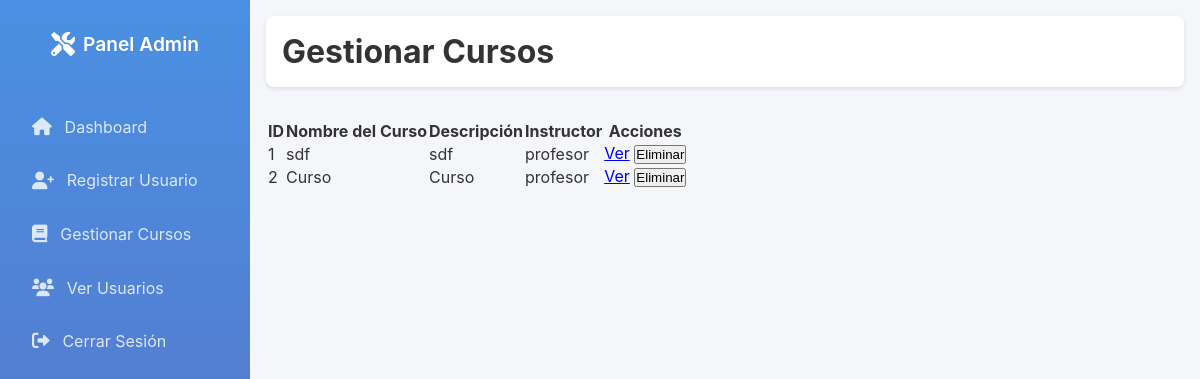
The app's page /admin/manage_courses (signed in), older data.
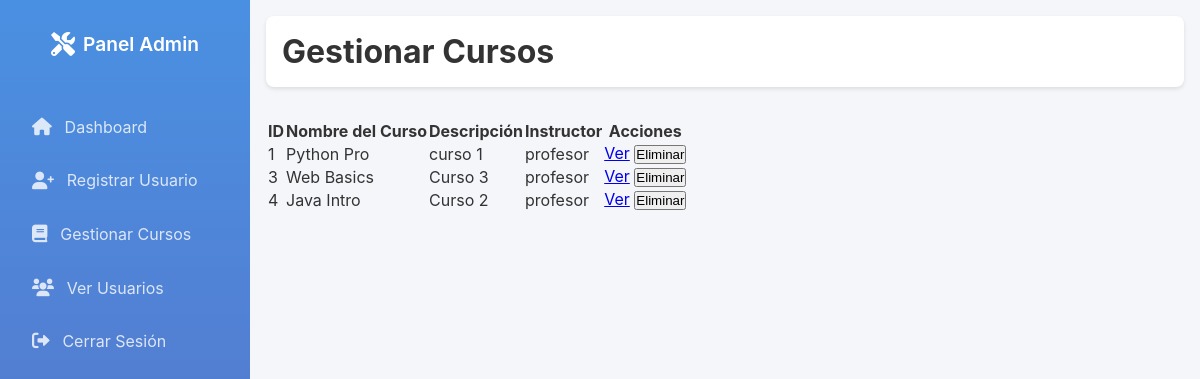
The same page, newer data.
### models.py (models this page shows, shortened)
class Course(db.Model):
    __tablename__ = 'courses'
    id = db.Column(db.Integer, primary_key=True)
    name = db.Column(db.String(200), nullable=False)
    description = db.Column(db.String(500), nullable=False)
    instructor_id = db.Column(db.Integer, db.ForeignKey('users.id'), nullable=False)
    modules = db.relationship('Module', back_populates='course', lazy=True, cascade='all, delete-orphan')
    enrollments = db.relationship(
        'CourseEnrollment', back_populates='course', lazy=True, cascade='all, delete-orphan'
    )

class User(UserMixin, db.Model):
    __tablename__ = 'users'
    id = db.Column(db.Integer, primary_key=True)
    username = db.Column(db.String(150), unique=True, nullable=False)
    email = db.Column(db.String(150), unique=True, nullable=False)
    password = db.Column(db.String(150), nullable=False)
    role_id = db.Column(db.Integer, db.ForeignKey('roles.id'), nullable=False)
    role = db.relationship('Role')
    courses = db.relationship('Course', backref='instructor', cascade='all, delete-orphan')  # Cursos que enseña
    enrollments = db.relationship('CourseEnrollment', backref='student', cascade='all, delete-orphan')  # Inscripciones
    responses = db.relationship('StudentResponse', backref='student', cascade='all, delete-orphan')  # Respuestas

### app.py (the view)
@app.route('/admin/manage_courses', methods=['GET', 'POST'])
@login_required
@role_required('admin')
def manage_courses():
    courses = Course.query.all()  # Obtén todos los cursos
    return render_template('admin/manage_courses.html', courses=courses)

### app.py (called while the page is built)
@login_manager.user_loader
def load_user(user_id):
    return User.query.get(int(user_id))

def role_required(role):
    def decorator(f):
        @wraps(f)
        def decorated_function(*args, **kwargs):
            if not current_user.is_authenticated or current_user.role.name != role:
                abort(403)
            return f(*args, **kwargs)
        return decorated_function
    return decorator

### app/templates/admin/manage_courses.html (shortened to what this page needs)
<!DOCTYPE html>
<html lang="es">
<head>
    <link rel="stylesheet" href="https://cdnjs.cloudflare.com/ajax/libs/font-awesome/6.0.0/css/all.min.css">
    <link rel="stylesheet" href="{{ url_for('static', filename='css/admin_dashboard.css') }}">
</head>
<body>
    <div class="admin-container">
        {% include 'admin/sidebar.html' %}
        <main class="main-content">
            <header class="top-bar">
                <h1>Gestionar Cursos</h1>
            </header>
            <table class="courses-table">
                <thead>
                    <tr>
                        <th>ID</th>
                        <th>Nombre del Curso</th>
                        <th>Descripción</th>
                        <th>Instructor</th>
                        <th>Acciones</th>
                    </tr>
                </thead>
                <tbody>
                    {% for course in courses %}
                    <tr>
                        <td>{{ course.id }}</td>
                        <td>{{ course.name }}</td>
                        <td>{{ course.description }}</td>
                        <td>{{ course.instructor.username }}</td>
                        <td>
                            <a href="{{ url_for('view_course', course_id=course.id) }}" class="btn btn-info">Ver</a>
                            <form method="POST" action="{{ url_for('delete_course', course_id=course.id) }}" style="display:inline;">
                                <button type="submit" class="btn btn-danger">Eliminar</button>
                            </form>
                        </td>
                    </tr>
                    {% endfor %}
                </tbody>
            </table>
        </main>
    </div>
</body>
</html>

### app/templates/admin/sidebar.html
<div class="sidebar">
    <div class="sidebar-header">
        <i class="fas fa-tools"></i>
        <h2>Panel Admin</h2>
    </div>
    <ul class="sidebar-menu">
        <li>
            <a href="{{ url_for('admin_dashboard') }}">
                <i class="fas fa-home"></i>
                <span>Dashboard</span>
            </a>
        </li>
        <li>
            <a href="{{ url_for('register_user') }}">
                <i class="fas fa-user-plus"></i>
                <span>Registrar Usuario</span>
            </a>
        </li>
        <li>
            <a href="{{ url_for('manage_courses') }}">
                <i class="fas fa-book"></i>
                <span>Gestionar Cursos</span>
            </a>
        </li>
        <li>
            <a href="{{ url_for('view_users') }}">
                <i class="fas fa-users"></i>
                <span>Ver Usuarios</span>
            </a>
        </li>
        <li>
            <a href="{{ url_for('logout') }}">
                <i class="fas fa-sign-out-alt"></i>
                <span>Cerrar Sesión</span>
            </a>
        </li>
    </ul>
</div>

### app/static/css/admin_dashboard.css (style rules this page uses)
* { margin: 0; padding: 0; box-sizing: border-box; }
body { font-family: "Inter", sans-serif; background-color: #f5f6fa; color: #333333; }
.admin-container { display: flex; min-height: 100vh; }
.sidebar { width: 250px; background: linear-gradient(to bottom, #4a90e2, #5c6bc0); color: #ffffff; padding: 1rem; display: flex; flex-direction: column; }
.sidebar-header { display: flex; align-items: center; justify-content: center; padding: 1rem 0; margin-bottom: 2rem; }
.sidebar-header i { font-size: 1.5rem; margin-right: 0.5rem; }
.sidebar-header h2 { font-size: 1.2rem; font-weight: 600; }
.sidebar-menu { list-style: none; flex: 1; }
.sidebar-menu li { margin-bottom: 0.5rem; }
.sidebar-menu li a { display: flex; align-items: center; padding: 0.8rem 1rem; color: rgba(255, 255, 255, 0.8); text-decoration: none; border-radius: 8px; transition: all 0.3s ease; }
.sidebar-menu li a i { margin-right: 0.8rem; font-size: 1.1rem; }
.main-content { flex: 1; padding: 1rem; }
.top-bar { display: flex; align-items: center; justify-content: space-between; background-color: #ffffff; padding: 1rem; border-radius: 8px; box-shadow: 0 2px 4px rgba(0, 0, 0, 0.1); margin-bottom: 2rem; }

Row changes from the older to the newer data that the page shows:
removed Course: id "2", name "Curso", description "Curso", instructor.username "profesor"
changed Course id 1: name "sdf" → "Python Pro"; description "sdf" → "curso 1"
added Course: id "3", name "Web Basics", description "Curso 3", instructor.username "profesor"
added Course: id "4", name "Java Intro", description "Curso 2", instructor.username "profesor"
